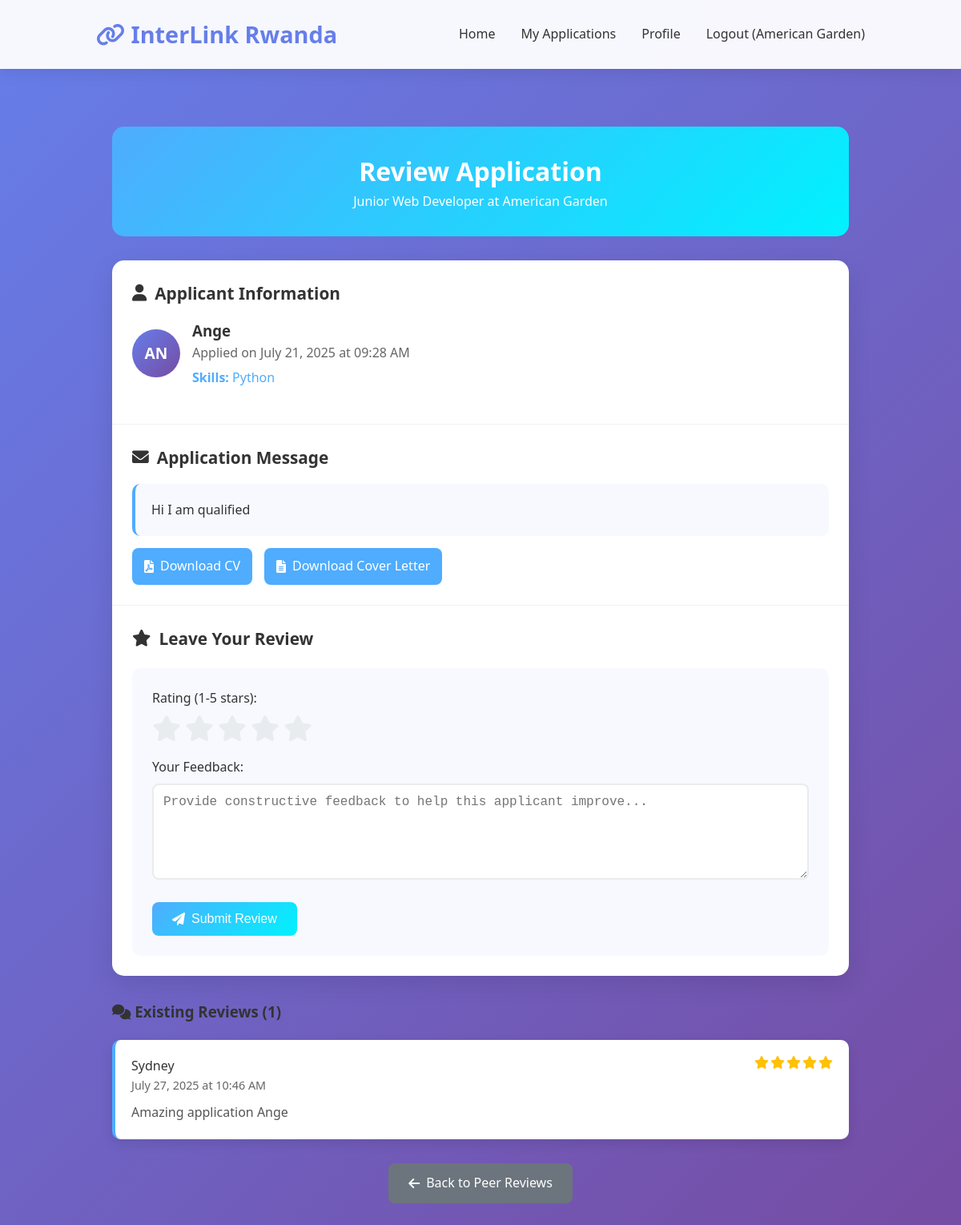
Page /application/2/review (signed in) on the committed database.
### app.py (models this page shows, shortened)
class Job(db.Model):
    id = db.Column(db.Integer, primary_key=True)
    title = db.Column(db.String(200), nullable=False)
    description = db.Column(db.Text, nullable=False)
    skill_required = db.Column(db.String(200), nullable=False)
    course_link = db.Column(db.String(300))
    company = db.Column(db.String(200))
    location = db.Column(db.String(200))
    posted_by = db.Column(db.Integer, db.ForeignKey('user.id'), nullable=False)  # Link to job provider
    posted_at = db.Column(db.DateTime, default=datetime.utcnow)
    experience_level = db.Column(db.String(50), default='Entry Level')
    employment_type = db.Column(db.String(50), default='Full-time')
    salary_range = db.Column(db.String(100))
    poster = db.relationship('User', backref='posted_jobs')
    applications = db.relationship('Application', backref='job', lazy=True)

class User(db.Model):
    id = db.Column(db.Integer, primary_key=True)
    username = db.Column(db.String(100), unique=True, nullable=False)
    email = db.Column(db.String(100), unique=True, nullable=False)
    password_hash = db.Column(db.String(200), nullable=False)
    role = db.Column(db.String(20), nullable=False, default='job_seeker')  # 'job_seeker' or 'job_provider'
    skills = db.Column(db.String(300))
    default_cv = db.Column(db.String(300))
    default_cover_letter = db.Column(db.String(300))
    company_name = db.Column(db.String(200))
    company_description = db.Column(db.Text)
    company_website = db.Column(db.String(300))
    company_location = db.Column(db.String(200))
    contact_person = db.Column(db.String(200))
    contact_phone = db.Column(db.String(20))
    created_at = db.Column(db.DateTime, default=datetime.utcnow)

class Application(db.Model):
    id = db.Column(db.Integer, primary_key=True)
    user_id = db.Column(db.Integer, db.ForeignKey('user.id'), nullable=False)
    job_id = db.Column(db.Integer, db.ForeignKey('job.id'), nullable=False)
    message = db.Column(db.Text, nullable=False)
    cv_filename = db.Column(db.String(300))
    cover_letter_filename = db.Column(db.String(300))
    applied_at = db.Column(db.DateTime, default=datetime.utcnow)
    status = db.Column(db.String(50), default='pending')  # pending, reviewed, accepted, rejected
    is_public = db.Column(db.Boolean, default=True)
    user = db.relationship('User', backref='applications')

class ApplicationReview(db.Model):
    id = db.Column(db.Integer, primary_key=True)
    application_id = db.Column(db.Integer, db.ForeignKey('application.id'), nullable=False)
    reviewer_id = db.Column(db.Integer, db.ForeignKey('user.id'), nullable=False)
    rating = db.Column(db.Integer, nullable=False)  # 1-5 star rating
    comment = db.Column(db.Text, nullable=False)
    created_at = db.Column(db.DateTime, default=datetime.utcnow)
    application = db.relationship('Application', backref='reviews')
    reviewer = db.relationship('User', backref='reviews_given')

### app.py (the view, shortened to what this page needs)
@app.route('/application/<int:application_id>/review', methods=['GET', 'POST'])
@login_required
def review_application_detailed(application_id):
    application = Application.query.get_or_404(application_id)
    if not application.is_public:
        flash('This application is not available for review.', 'error')
        return redirect(url_for('peer_reviews'))
    if application.user_id == session['user_id']:
        flash('You cannot review your own application.', 'error')
        return redirect(url_for('peer_reviews'))
    reviews = ApplicationReview.query.filter_by(application_id=application_id)\
                                   .order_by(ApplicationReview.created_at.desc()).all()
    user_review = ApplicationReview.query.filter_by(
        application_id=application_id,
        reviewer_id=session['user_id']
    ).first()
    avg_rating = sum(r.rating for r in reviews) / len(reviews) if reviews else 0
    rating_distribution = {i: 0 for i in range(1, 6)}
    for review in reviews:
        rating_distribution[review.rating] += 1
    return render_template('application_review.html',
                         application=application,
                         reviews=reviews,
                         user_review=user_review,
                         avg_rating=round(avg_rating, 1),
                         review_count=len(reviews),
                         rating_distribution=rating_distribution)

### app.py (called while the page is built)
def get_current_user():
    if 'user_id' in session:
        return User.query.get(session['user_id'])
    return None

@app.context_processor
def inject_user():
    return dict(get_current_user=get_current_user)

def login_required(f):
    from functools import wraps
    @wraps(f)
    def decorated_function(*args, **kwargs):
        if 'user_id' not in session:
            flash('Please log in to access this page.', 'error')
            return redirect(url_for('login'))
        return f(*args, **kwargs)
    return decorated_function

### templates/application_review.html (shortened to what this page needs)
{% extends "base.html" %}
{% block content %}
<div class="container">
    <div class="application-header">
        <h1>Review Application</h1>
        <p>{{ application.job.title }} at {{ application.job.company }}</p>
    </div>
    <div class="application-card">
        <div class="card-section">
            <div class="section-title">
                <i class="fas fa-user"></i>
                Applicant Information
            </div>
            <div class="applicant-info">
                <div class="applicant-avatar">
                    {{ application.user.username[:2].upper() }}
                </div>
                <div>
                    <h3>{{ application.user.username }}</h3>
                    <p style="color: #666;">Applied on {{ application.applied_at.strftime('%B %d, %Y at %I:%M %p') }}</p>
                    {% if application.user.skills %}
                    <p style="color: #4facfe; margin-top: 5px;"><strong>Skills:</strong> {{ application.user.skills }}</p>
                    {% endif %}
                </div>
            </div>
        </div>
        <div class="card-section">
            <div class="section-title">
                <i class="fas fa-envelope"></i>
                Application Message
            </div>
            <div class="application-message">
                {{ application.message }}
            </div>
            {% if application.cv_filename or application.cover_letter_filename %}
            <div class="file-links">
                {% if application.cv_filename %}
                <a href="{{ url_for('download_file', filename=application.cv_filename) }}" class="file-link">
                    <i class="fas fa-file-pdf"></i>
                    Download CV
                </a>
                {% endif %}
                {% if application.cover_letter_filename %}
                <a href="{{ url_for('download_file', filename=application.cover_letter_filename) }}" class="file-link">
                    <i class="fas fa-file-alt"></i>
                    Download Cover Letter
                </a>
                {% endif %}
            </div>
            {% endif %}
        </div>
        {% if not user_review %}
        <div class="card-section">
            <div class="section-title">
                <i class="fas fa-star"></i>
                Leave Your Review
            </div>
            <form method="POST" class="review-form">
                <div class="form-group">
                    <label class="form-label">Rating (1-5 stars):</label>
                    <div class="rating-input" id="rating-stars">
                        <i class="fas fa-star star-input" data-rating="1"></i>
                        <i class="fas fa-star star-input" data-rating="2"></i>
                        <i class="fas fa-star star-input" data-rating="3"></i>
                        <i class="fas fa-star star-input" data-rating="4"></i>
                        <i class="fas fa-star star-input" data-rating="5"></i>
                    </div>
                </div>
                <div class="form-group">
                    <label for="comment" class="form-label">Your Feedback:</label>
                    <textarea name="comment" id="comment" class="form-textarea"
                              placeholder="Provide constructive feedback to help this applicant improve..."
                              required></textarea>
                </div>
                <button type="submit" class="btn btn-primary">
                    <i class="fas fa-paper-plane"></i>
                    Submit Review
                </button>
            </form>
        </div>
        {% else %}
        <div class="already-reviewed">
            <i class="fas fa-check-circle"></i>
            You have already reviewed this application
        </div>
        {% endif %}
    </div>
    {% if reviews %}
    <div class="existing-reviews">
        <h3 style="margin-bottom: 20px; color: #333;">
            <i class="fas fa-comments"></i>
            Existing Reviews ({{ reviews|length }})
        </h3>
        {% for review in reviews %}
        <div class="review-card">
            <div class="review-header">
                <div>
                    <div class="reviewer-info">{{ review.reviewer.username }}</div>
                    <div class="review-date">{{ review.created_at.strftime('%B %d, %Y at %I:%M %p') }}</div>
                </div>
                <div class="star-rating">
                    {% for i in range(1, 6) %}
                        {% if i <= review.rating %}
                            <i class="fas fa-star star"></i>
                        {% else %}
                            <i class="fas fa-star star" style="color: #e9ecef;"></i>
                        {% endif %}
                    {% endfor %}
                </div>
            </div>
            <div style="margin-top: 10px; color: #555; line-height: 1.6;">
                {{ review.comment }}
            </div>
        </div>
        {% endfor %}
    </div>
    {% endif %}
    <div style="text-align: center; margin-top: 30px;">
        <a href="{{ url_for('peer_reviews') }}" class="btn btn-secondary">
            <i class="fas fa-arrow-left"></i>
            Back to Peer Reviews
        </a>
    </div>
</div>
{% endblock %}

### templates/base.html (style rules this page uses)
* { margin: 0; padding: 0; box-sizing: border-box; }
body { font-family: 'Segoe UI', Tahoma, Geneva, Verdana, sans-serif; line-height: 1.6; color: #333; background: linear-gradient(135deg, #667eea 0%, #764ba2 100%); min-height: 100vh; }
.container { max-width: 1200px; margin: 0 auto; padding: 0 20px; }
.btn { padding: 0.5rem 1.5rem; border: none; border-radius: 25px; cursor: pointer; font-weight: 500; text-decoration: none; display: inline-block; transition: all 0.3s ease; font-size: 0.9rem; }
.btn-primary { background: linear-gradient(135deg, #667eea, #764ba2); color: white; }
.btn-secondary { background: transparent; color: #667eea; border: 2px solid #667eea; }
.form-group { margin-bottom: 1.5rem; }
label { display: block; margin-bottom: 0.5rem; font-weight: 500; color: #555; }
input[type="text"], input[type="email"], input[type="password"], textarea, select { width: 100%; padding: 0.75rem; border: 2px solid #e0e0e0; border-radius: 8px; font-size: 1rem; transition: border-color 0.3s ease; }
textarea { resize: vertical; min-height: 120px; }

### templates/application_review.html (style rules this page uses)
.container { max-width: 1000px; margin: 0 auto; padding: 20px; }
.application-header { background: linear-gradient(135deg, #4facfe 0%, #00f2fe 100%); color: white; padding: 30px; border-radius: 15px; margin-bottom: 30px; text-align: center; }
.application-card { background: white; border-radius: 15px; box-shadow: 0 10px 30px rgba(0, 0, 0, 0.1); margin-bottom: 30px; overflow: hidden; }
.card-section { padding: 25px; border-bottom: 1px solid #f0f0f0; }
.card-section:last-child { border-bottom: none; }
.section-title { font-size: 1.3rem; font-weight: bold; color: #333; margin-bottom: 15px; display: flex; align-items: center; gap: 10px; }
.applicant-info { display: flex; align-items: center; gap: 15px; margin-bottom: 20px; }
.applicant-avatar { width: 60px; height: 60px; border-radius: 50%; background: linear-gradient(135deg, #667eea 0%, #764ba2 100%); display: flex; align-items: center; justify-content: center; color: white; font-weight: bold; font-size: 1.2rem; }
.application-message { background: #f8f9ff; padding: 20px; border-radius: 10px; border-left: 4px solid #4facfe; line-height: 1.6; color: #333; }
.file-links { display: flex; gap: 15px; margin-top: 15px; }
.file-link { display: inline-flex; align-items: center; gap: 8px; padding: 10px 15px; background: #4facfe; color: white; text-decoration: none; border-radius: 8px; transition: all 0.3s ease; }
.review-form { background: #f8f9ff; padding: 25px; border-radius: 10px; margin-top: 20px; }
.rating-input { display: flex; gap: 5px; margin-bottom: 20px; }
.star-input { font-size: 2rem; color: #e9ecef; cursor: pointer; transition: color 0.3s ease; }
.form-group { margin-bottom: 20px; }
.form-label { display: block; margin-bottom: 8px; font-weight: 500; color: #333; }
.form-textarea { width: 100%; min-height: 120px; padding: 12px; border: 2px solid #e9ecef; border-radius: 8px; font-size: 1rem; resize: vertical; }
.btn { padding: 12px 25px; border: none; border-radius: 8px; font-size: 1rem; font-weight: 500; cursor: pointer; transition: all 0.3s ease; text-decoration: none; display: inline-flex; align-items: center; gap: 8px; }
.btn-primary { background: linear-gradient(135deg, #4facfe 0%, #00f2fe 100%); color: white; }
.btn-secondary { background: #6c757d; color: white; }
.existing-reviews { margin-top: 30px; }
.review-card { background: white; border-radius: 10px; padding: 20px; margin-bottom: 15px; border-left: 4px solid #4facfe; box-shadow: 0 5px 15px rgba(0, 0, 0, 0.1); }
.review-header { display: flex; justify-content: space-between; align-items: flex-start; margin-bottom: 10px; }
.reviewer-info { font-weight: 500; color: #333; }
.review-date { color: #666; font-size: 0.9rem; }
.star-rating { display: flex; gap: 2px; }
.star { color: #ffc107; font-size: 1rem; }

### rows in the picture
Job: job "Junior Web Developer", job.company "American Garden"
User: user "AN", user.username "Ange", user.skills "Python"
Application: applied_at "July 21, 2025 at 09:28 AM", message "Hi I am qualified"
ApplicationReview: reviewer.username "Sydney", created_at "July 27, 2025 at 10:46 AM", rating 5 (drawn), comment "Amazing application Ange"

### other values in the picture
{{ session.username }} "American Garden"
{{ reviews|length }} "1"
